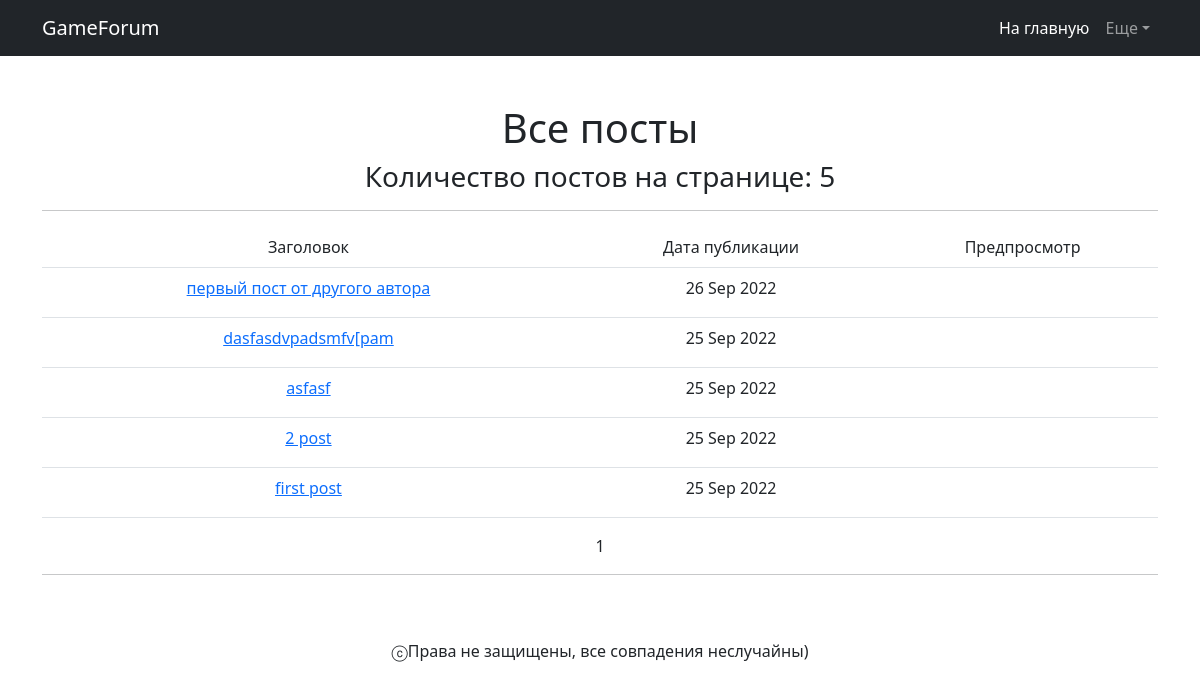
/posts/, run on the app's committed database.
### feed/models.py (models this page shows, shortened)
class Post(models.Model):
    author = models.ForeignKey(User, on_delete=models.CASCADE)
    title = models.CharField(max_length=255)
    content = fields.RichTextField()            # allows pictures and video in text
    time_in = models.DateTimeField(auto_now_add=True)
    category = models.CharField(max_length=2, choices=CATEGORIES, default='Тн')

### feed/views.py (the view)
# urls.py: path('', PostsList.as_view(), name='posts_list'),
class PostsList(ListView):                      # list of all posts on site
    queryset = Post.objects.all().order_by('-time_in')
    template_name = 'posts_list.html'
    context_object_name = 'posts'
    paginate_by = 10

### templates/posts_list.html (shortened to what this page needs)
{% extends 'flatpages/default.html' %}
{% load custom_tags %}
{% block content %}
    <h1>Все посты</h1>
     <h3> Количество постов на странице: {{ posts|length }} </h3>
    <hr>
    {% if posts %}
        <table class="table">
            <tr>
                <td>Заголовок</td>
                <td>Дата публикации</td>
                <td>Предпросмотр</td>
            </tr>
            {% for post in posts %}
                <tr style="height:50px">
                    <td><a href='{{ post.pk }}'>{{ post.title }}</a></td>
                    <td>{{ post.time_in|date:'d M Y' }}</td>
                    <td>{{ post.content|truncatechars:20 }}</td>
                </tr>
            {% endfor %}
        </table>
    {% else %}
        <h2>Пока никаких постов</h2>
    {% endif %}
    {{ page_obj.number }}
<hr>
{% endblock content %}

### data on the page
Post: title "первый пост от другого автора", time_in "26 Sep 2022"
Post: title "dasfasdvpadsmfv[pam", time_in "25 Sep 2022"
Post: title "asfasf", time_in "25 Sep 2022"
Post: title "2 post", time_in "25 Sep 2022"
Post: title "first post", time_in "25 Sep 2022"

### other printed values
{{ posts|length }} "5"
{{ page_obj.number }} "1"
